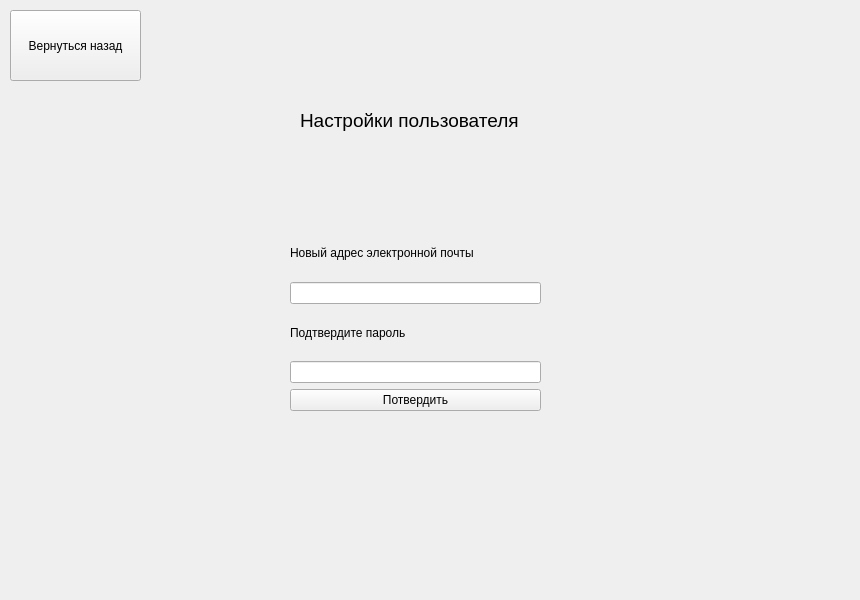
<?xml version="1.0" encoding="UTF-8"?>
<ui version="4.0">
 <class>EmailSettingsWindow</class>
 <widget class="QWidget" name="EmailSettingsWindow">
  <property name="geometry">
   <rect>
    <x>0</x>
    <y>0</y>
    <width>860</width>
    <height>600</height>
   </rect>
  </property>
  <property name="windowTitle">
   <string>Form</string>
  </property>
  <widget class="QPushButton" name="btnReturn">
   <property name="geometry">
    <rect>
     <x>10</x>
     <y>10</y>
     <width>131</width>
     <height>71</height>
    </rect>
   </property>
   <property name="text">
    <string>Вернуться назад</string>
   </property>
  </widget>
  <widget class="QWidget" name="layoutWidget">
   <property name="geometry">
    <rect>
     <x>290</x>
     <y>230</y>
     <width>251</width>
     <height>181</height>
    </rect>
   </property>
   <layout class="QGridLayout" name="gridLayout_2">
    <item row="6" column="0">
     <widget class="QPushButton" name="btnEnter">
      <property name="text">
       <string>Потвердить</string>
      </property>
     </widget>
    </item>
    <item row="2" column="0">
     <widget class="QLineEdit" name="leNewEmail"/>
    </item>
    <item row="1" column="0">
     <widget class="QLabel" name="Email">
      <property name="text">
       <string>Новый адрес электронной почты</string>
      </property>
     </widget>
    </item>
    <item row="4" column="0">
     <widget class="QLabel" name="Password">
      <property name="text">
       <string>Подтвердите пароль</string>
      </property>
     </widget>
    </item>
    <item row="5" column="0">
     <widget class="QLineEdit" name="lePassword"/>
    </item>
   </layout>
  </widget>
  <widget class="QLabel" name="Settings">
   <property name="geometry">
    <rect>
     <x>300</x>
     <y>110</y>
     <width>241</width>
     <height>21</height>
    </rect>
   </property>
   <property name="font">
    <font>
     <pointsize>14</pointsize>
    </font>
   </property>
   <property name="text">
    <string>Настройки пользователя</string>
   </property>
  </widget>
 </widget>
 <resources/>
 <connections/>
</ui>
